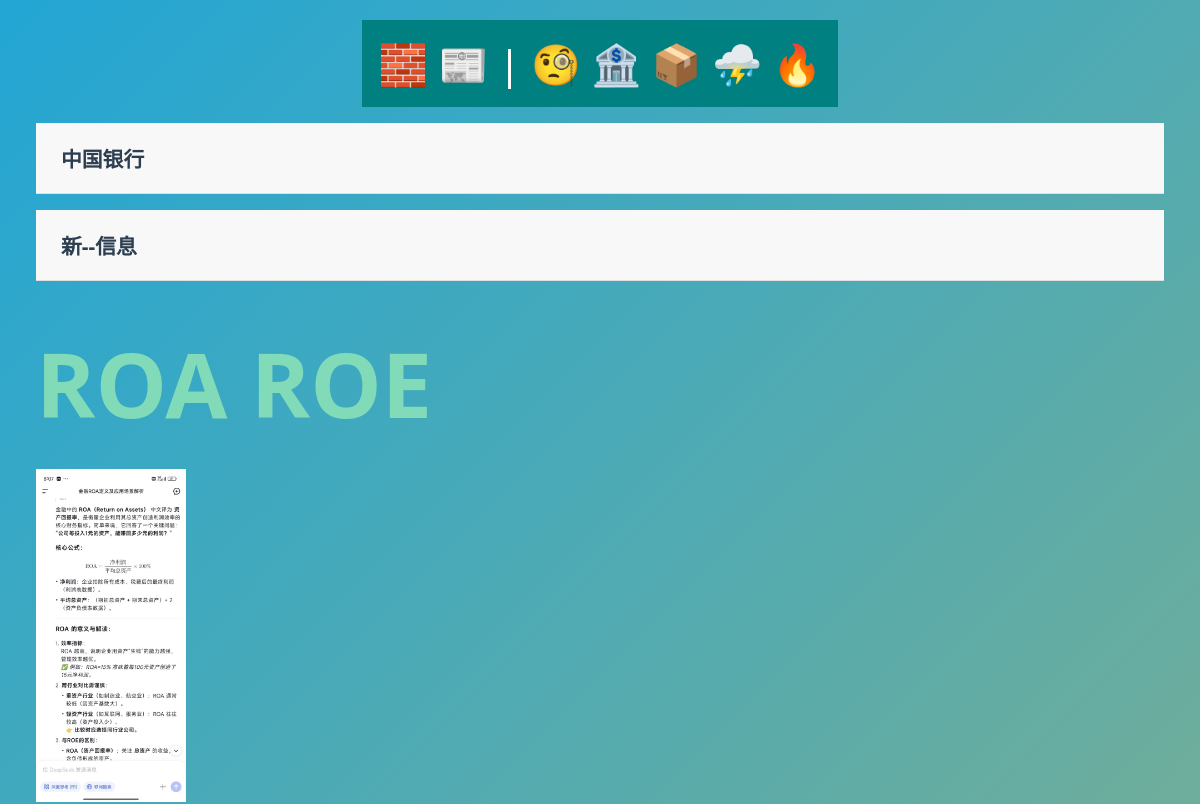
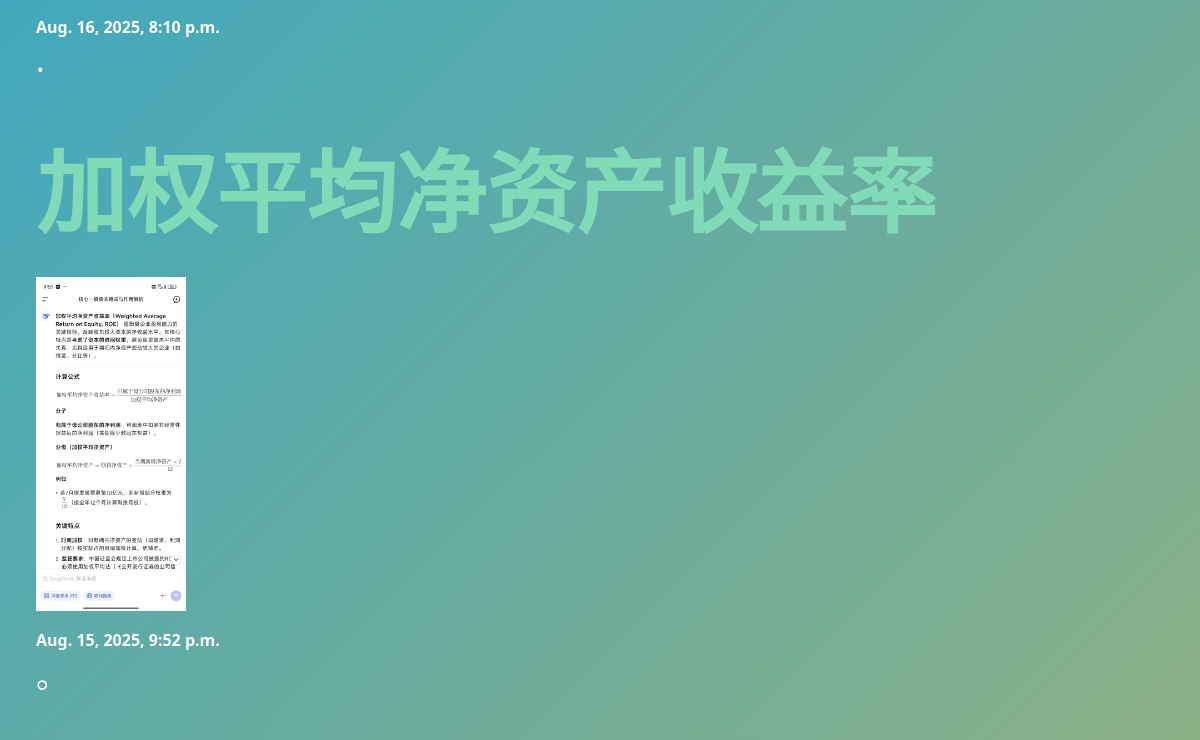
Page /ChinaBank/ (upper part) on the earlier database version (2 pictures, top to bottom).
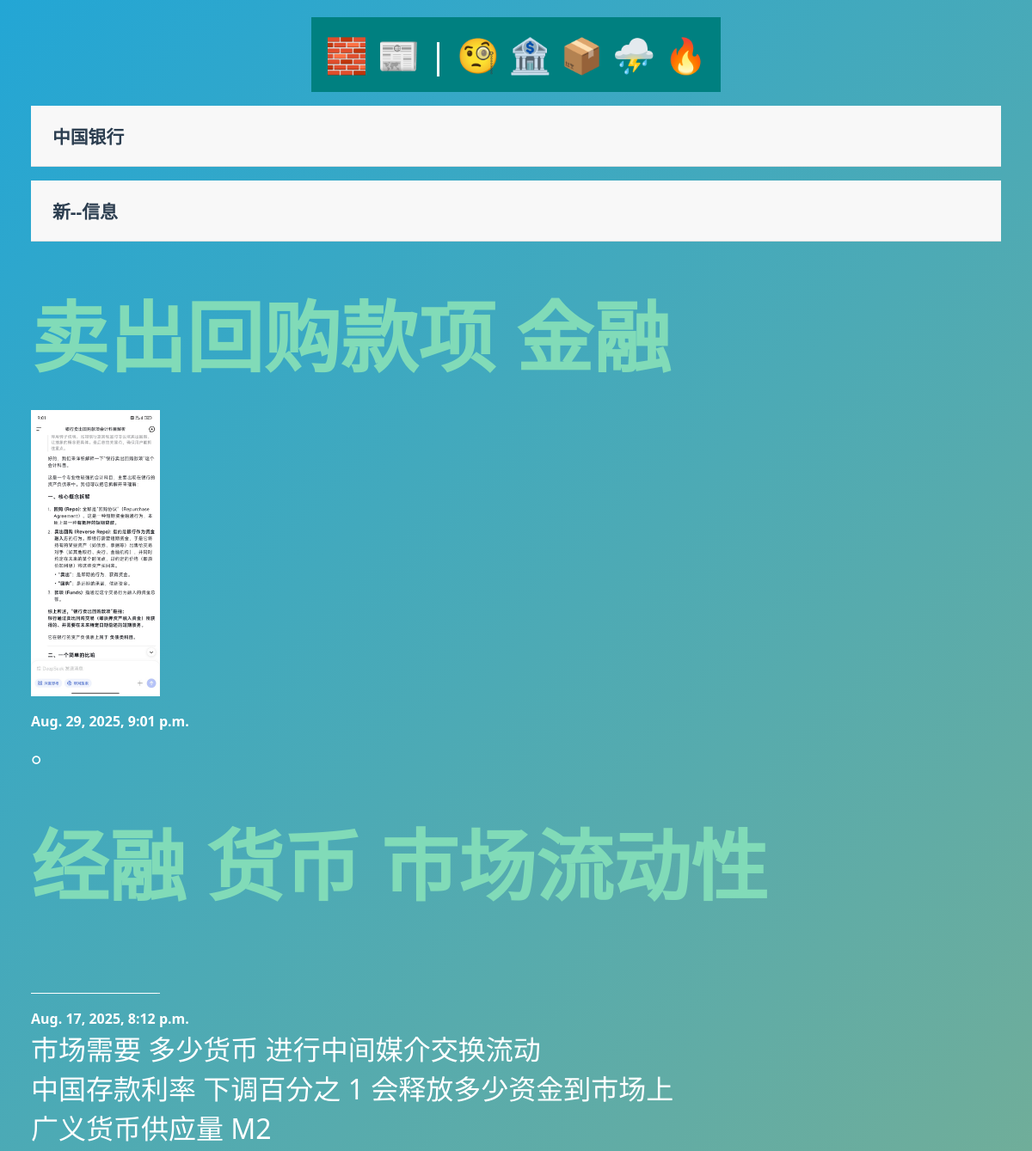
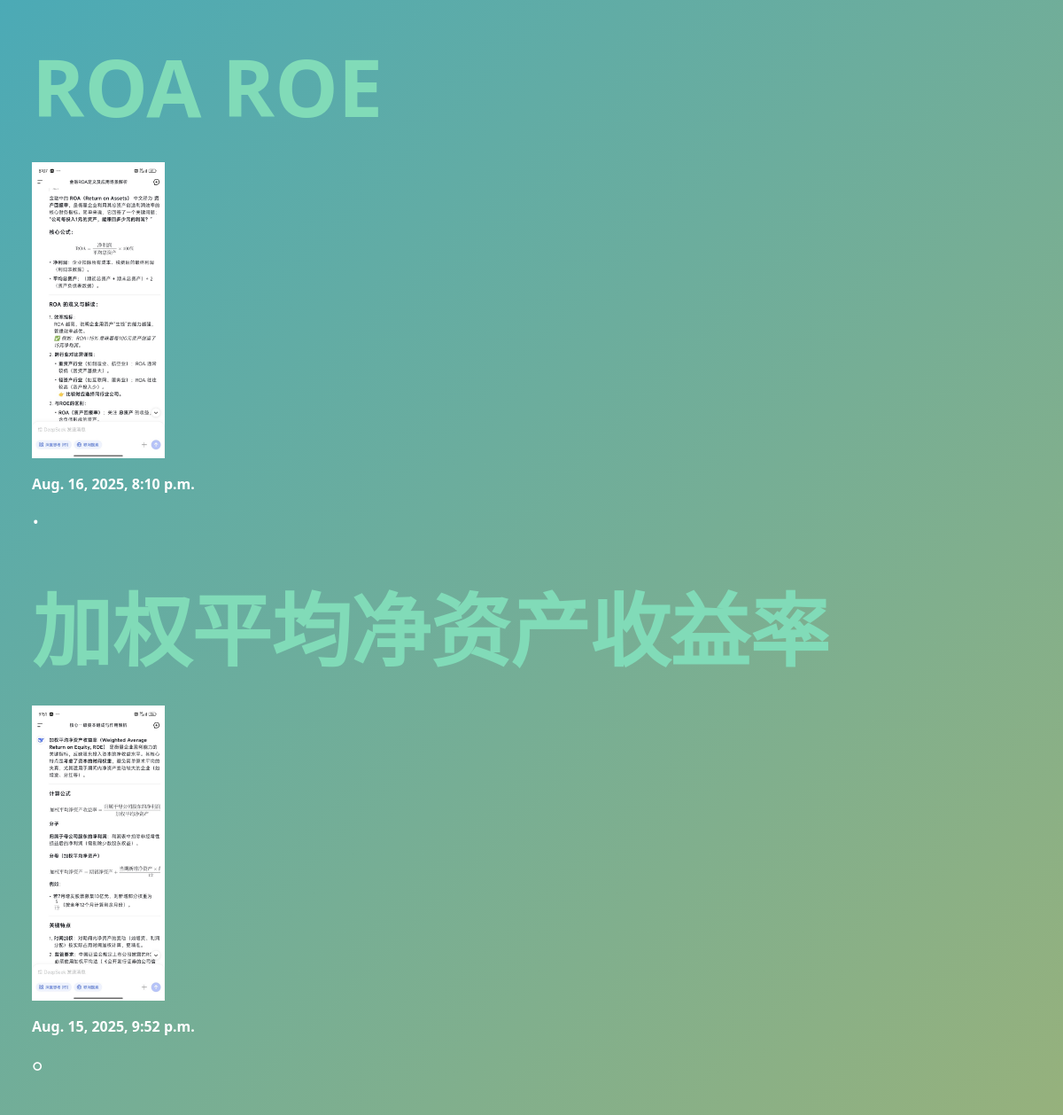
Same page on the later database version (2 pictures, top to bottom).
### ChinaBank/models.py (models this page shows)
class ChinaBankPost(models.Model):
    client = models.TextField()
    workduty = models.TextField()
    date = models.DateTimeField(auto_now_add=True)
    AA = models.ImageField(default='fallback.png', blank=True)
    BB = models.ImageField(default='fallback.png', blank=True)
    CC = models.ImageField(default='fallback.png', blank=True)
    DD = models.ImageField(default='fallback.png', blank=True)
    EE = models.ImageField(default='fallback.png', blank=True)
    FF = models.ImageField(default='fallback.png', blank=True)
    def __str__(self):
        return self.client

### ChinaBank/views.py (the view)
# urls.py: path('', views.post_list, name="list"),
def post_list(request):
    posts = AppDataModel.objects.all().order_by('-date')
    print(posts)
    form = forms.CreateInFormation()
    return render(request, f'{TemplateFileName}/posts_list.html', {'posts': posts, 'form':form})

### ChinaBank/templates/NChinaBankPosts/posts_list.html (shortened to what this page needs)
{% extends 'layout.html' %}
{% block content %}
    <section>
        <div class="accordion-item">
                <div class="accordion-header">
                    <div class="accordion-title">中国银行</div>
                </div>
        </div>
        <div class="accordion-item">
                <div class="accordion-header">
                    <div class="accordion-title">新--信息</div>
                </div>
            </div>
        {% for post in posts%}
        <article class="post">
            <h3>
                <a href="{% url 'NChinaBankPosts:page' pk=post.id%}">
                     {{ post.client }}
                </a>
            </h3>
            <img
                src="{{ post.AA.url }}"
                alt="{{ post.title }}"
                class="small-image"
            />
            <h2>{{ post.date }}</h2>
            <p class="pre-line">{{ post.workduty }}</p>
        </article>
        {% endfor %}
    </section>
{% endblock %}

Differences in the rows shown:
added ChinaBankPost: client "卖出回购款项 金融", AA (picture), date "Aug. 29, 2025, 9:01 p.m.", workduty "。"
added ChinaBankPost: client "经融 货币 市场流动性", AA (picture), date "Aug. 17, 2025, 8:12 p.m.", workduty "市场需要 多少货币 进行中间媒介交换流动 中国存款利率 下调百分之 1 会释放多少资金到市场上 广义货币供应量 M2"
